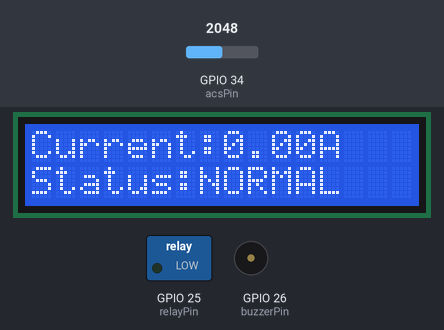
Bench run of a sketch on a simulated ESP32. Shown: 16×2 character LCD, switched loads named in the sketch (green lamp = pin HIGH), buzzer (waves = sounding, pin HIGH). Inputs (shaded band) come from the test bench; at power-on: GPIO 34 (acsPin) = 2048. What the sketch prints to the serial monitor is not drawn.

Above: at 6.8 s.
6.9 s: GPIO 34 (acsPin) set to 2177
At 9.1 s:
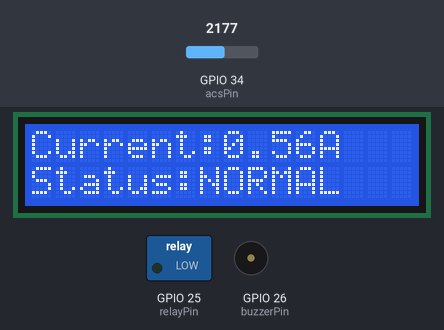
9.4 s: GPIO 34 (acsPin) set to 2283
At 10.2 s:
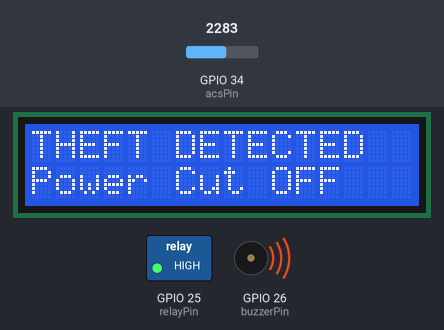
11.2 s: GPIO 34 (acsPin) set to 2047
At 12.4 s:
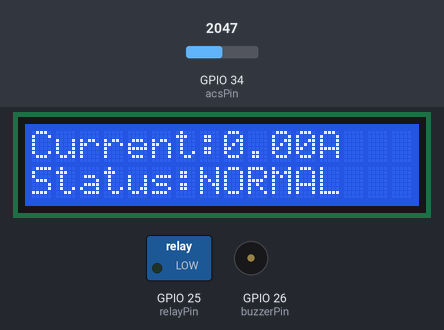
13.1 s: GPIO 34 (acsPin) set to 1919
At 14.2 s:
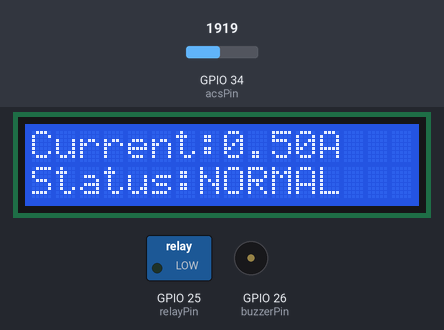
15.9 s: GPIO 34 (acsPin) set to 1833
At 17.4 s:
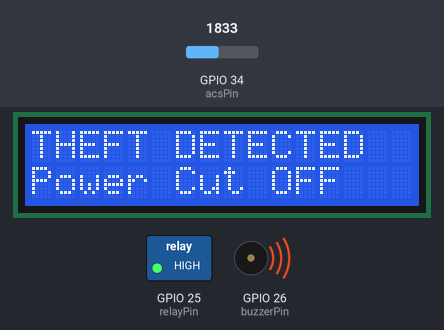
Timing chart, 0 to 18.7 s (numbered marks = the images above; inputs shaded):
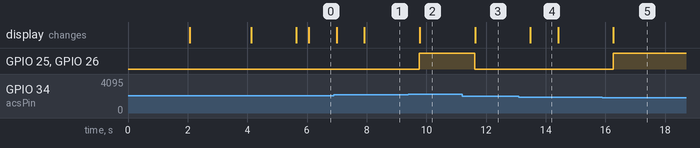

Measured:
- the behaviour switches between 2231 and 2232 on GPIO 34 (acsPin) (found by bisection; images 1 and 2)
- the behaviour switches between 1865 and 1864 on GPIO 34 (acsPin) (found by bisection; images 4 and 5)
- after the input at 6.9 s, the display: first changes after 0.09 s (image 1 shows a later state)
- after the input at 9.4 s, GPIO 25 (relayPin), GPIO 26 (buzzerPin): LOW → HIGH after 0.37 s; the display: changes after 0.37 s (image 2)
- after the input at 11.2 s, GPIO 25 (relayPin), GPIO 26 (buzzerPin): HIGH → LOW after 0.42 s; the display: changes after 0.43 s (image 3)
- after the input at 13.1 s, the display: changes after 0.39 s (image 4)
- after the input at 15.9 s, GPIO 25 (relayPin), GPIO 26 (buzzerPin): LOW → HIGH after 0.36 s; the display: changes after 0.37 s (image 5)

The sketch:

power_theft_detection.ino
```cpp
#include <LiquidCrystal.h>

// -------- LCD Parallel Connections --------
// RS -> GPIO14
// EN -> GPIO27
// D4 -> GPIO18
// D5 -> GPIO19
// D6 -> GPIO23
// D7 -> GPIO22
LiquidCrystal lcd(14, 27, 18, 19, 23, 22);

// -------- Pins --------
const int relayPin  = 25;   // Relay IN -> GPIO25
const int buzzerPin = 26;   // Buzzer + -> GPIO26
const int acsPin    = 34;   // ACS712 OUT -> GPIO34

// -------- ACS712 Settings --------
// ACS712 5A version sensitivity = 185mV/A
const float sensitivity = 0.185;
const float adcRef = 3.3;
const int adcMax = 4095;

// -------- Threshold --------
// Change this value based on your load current
const float currentThreshold = 0.80;   // in Amps

// -------- Relay Logic --------
// Many relay modules are active LOW
const int RELAY_ON  = LOW;
const int RELAY_OFF = HIGH;

float zeroCurrentVoltage = 1.65;

void setup() {
  Serial.begin(115200);

  pinMode(relayPin, OUTPUT);
  pinMode(buzzerPin, OUTPUT);

  digitalWrite(relayPin, RELAY_ON);
  digitalWrite(buzzerPin, LOW);

  lcd.begin(16, 2);

  lcd.setCursor(0, 0);
  lcd.print("Power Theft");
  lcd.setCursor(0, 1);
  lcd.print("System Start");
  delay(2000);

  zeroCurrentVoltage = calibrateACS712();

  lcd.clear();
  lcd.setCursor(0, 0);
  lcd.print("System Ready");
  delay(1500);
  lcd.clear();
}

void loop() {
  float currentValue = readCurrent();

  Serial.print("Current = ");
  Serial.print(currentValue, 3);
  Serial.println(" A");

  if (currentValue > currentThreshold) {
    digitalWrite(buzzerPin, HIGH);
    digitalWrite(relayPin, RELAY_OFF);

    lcd.clear();
    lcd.setCursor(0, 0);
    lcd.print("THEFT DETECTED");
    lcd.setCursor(0, 1);
    lcd.print("Power Cut OFF");
  }
  else {
    digitalWrite(buzzerPin, LOW);
    digitalWrite(relayPin, RELAY_ON);

    lcd.clear();
    lcd.setCursor(0, 0);
    lcd.print("Current:");
    lcd.print(currentValue, 2);
    lcd.print("A");

    lcd.setCursor(0, 1);
    lcd.print("Status:NORMAL ");
  }

  delay(500);
}

float readCurrent() {
  const int samples = 200;
  long sum = 0;

  for (int i = 0; i < samples; i++) {
    sum += analogRead(acsPin);
    delay(2);
  }

  float avgADC = sum / (float)samples;
  float sensorVoltage = (avgADC * adcRef) / adcMax;

  float current = (sensorVoltage - zeroCurrentVoltage) / sensitivity;

  if (current < 0) {
    current = -current;
  }

  if (current < 0.05) {
    current = 0.0;
  }

  return current;
}

float calibrateACS712() {
  lcd.clear();
  lcd.setCursor(0, 0);
  lcd.print("Calibrating...");
  lcd.setCursor(0, 1);
  lcd.print("No Load");

  const int samples = 500;
  long sum = 0;

  for (int i = 0; i < samples; i++) {
    sum += analogRead(acsPin);
    delay(2);
  }

  float avgADC = sum / (float)samples;
  float voltage = (avgADC * adcRef) / adcMax;

  Serial.print("Zero Current Voltage = ");
  Serial.println(voltage, 4);

  delay(1000);
  return voltage;
}
```
